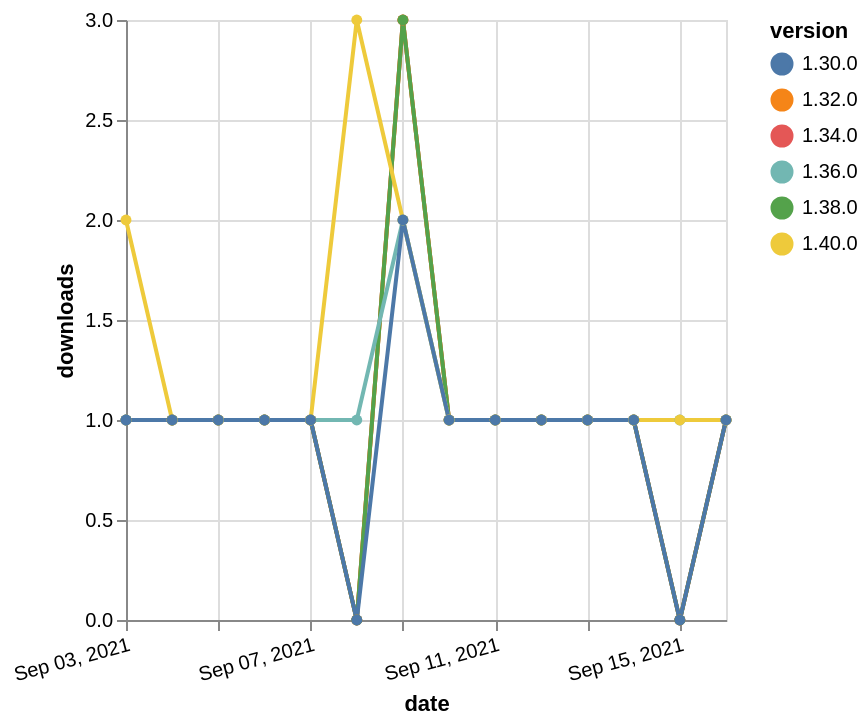

Write a Vega-Lite specification for this figure.
### Vega-Lite specification from a JSON file in a GitHub repository (floating-point values rounded to 4 significant figures)
{"$schema": "https://vega.github.io/schema/vega-lite/v5.json", "description": "A simple bar chart with embedded data.", "data": {"values": [{"date": "2021-09-03", "total": 186, "delta": 1, "version": "1.34.0"}, {"date": "2021-09-04", "total": 187, "delta": 1, "version": "1.34.0"}, {"date": "2021-09-05", "total": 188, "delta": 1, "version": "1.34.0"}, {"date": "2021-09-06", "total": 189, "delta": 1, "version": "1.34.0"}, {"date": "2021-09-07", "total": 190, "delta": 1, "version": "1.34.0"}, {"date": "2021-09-08", "total": 190, "delta": 0, "version": "1.34.0"}, {"date": "2021-09-09", "total": 193, "delta": 3, "version": "1.34.0"}, {"date": "2021-09-10", "total": 194, "delta": 1, "version": "1.34.0"}, {"date": "2021-09-11", "total": 195, "delta": 1, "version": "1.34.0"}, {"date": "2021-09-12", "total": 196, "delta": 1, "version": "1.34.0"}, {"date": "2021-09-13", "total": 197, "delta": 1, "version": "1.34.0"}, {"date": "2021-09-14", "total": 198, "delta": 1, "version": "1.34.0"}, {"date": "2021-09-15", "total": 198, "delta": 0, "version": "1.34.0"}, {"date": "2021-09-16", "total": 199, "delta": 1, "version": "1.34.0"}, {"date": "2021-09-03", "total": 184, "delta": 1, "version": "1.32.0"}, {"date": "2021-09-04", "total": 185, "delta": 1, "version": "1.32.0"}, {"date": "2021-09-05", "total": 186, "delta": 1, "version": "1.32.0"}, {"date": "2021-09-06", "total": 187, "delta": 1, "version": "1.32.0"}, {"date": "2021-09-07", "total": 188, "delta": 1, "version": "1.32.0"}, {"date": "2021-09-08", "total": 188, "delta": 0, "version": "1.32.0"}, {"date": "2021-09-09", "total": 191, "delta": 3, "version": "1.32.0"}, {"date": "2021-09-10", "total": 192, "delta": 1, "version": "1.32.0"}, {"date": "2021-09-11", "total": 193, "delta": 1, "version": "1.32.0"}, {"date": "2021-09-12", "total": 194, "delta": 1, "version": "1.32.0"}, {"date": "2021-09-13", "total": 195, "delta": 1, "version": "1.32.0"}, {"date": "2021-09-14", "total": 196, "delta": 1, "version": "1.32.0"}, {"date": "2021-09-15", "total": 196, "delta": 0, "version": "1.32.0"}, {"date": "2021-09-16", "total": 197, "delta": 1, "version": "1.32.0"}, {"date": "2021-09-03", "total": 192, "delta": 1, "version": "1.38.0"}, {"date": "2021-09-04", "total": 193, "delta": 1, "version": "1.38.0"}, {"date": "2021-09-05", "total": 194, "delta": 1, "version": "1.38.0"}, {"date": "2021-09-06", "total": 195, "delta": 1, "version": "1.38.0"}, {"date": "2021-09-07", "total": 196, "delta": 1, "version": "1.38.0"}, {"date": "2021-09-08", "total": 196, "delta": 0, "version": "1.38.0"}, {"date": "2021-09-09", "total": 199, "delta": 3, "version": "1.38.0"}, {"date": "2021-09-10", "total": 200, "delta": 1, "version": "1.38.0"}, {"date": "2021-09-11", "total": 201, "delta": 1, "version": "1.38.0"}, {"date": "2021-09-12", "total": 202, "delta": 1, "version": "1.38.0"}, {"date": "2021-09-13", "total": 203, "delta": 1, "version": "1.38.0"}, {"date": "2021-09-14", "total": 204, "delta": 1, "version": "1.38.0"}, {"date": "2021-09-15", "total": 204, "delta": 0, "version": "1.38.0"}, {"date": "2021-09-16", "total": 205, "delta": 1, "version": "1.38.0"}, {"date": "2021-09-03", "total": 160, "delta": 1, "version": "1.36.0"}, {"date": "2021-09-04", "total": 161, "delta": 1, "version": "1.36.0"}, {"date": "2021-09-05", "total": 162, "delta": 1, "version": "1.36.0"}, {"date": "2021-09-06", "total": 163, "delta": 1, "version": "1.36.0"}, {"date": "2021-09-07", "total": 164, "delta": 1, "version": "1.36.0"}, {"date": "2021-09-08", "total": 165, "delta": 1, "version": "1.36.0"}, {"date": "2021-09-09", "total": 167, "delta": 2, "version": "1.36.0"}, {"date": "2021-09-10", "total": 168, "delta": 1, "version": "1.36.0"}, {"date": "2021-09-11", "total": 169, "delta": 1, "version": "1.36.0"}, {"date": "2021-09-12", "total": 170, "delta": 1, "version": "1.36.0"}, {"date": "2021-09-13", "total": 171, "delta": 1, "version": "1.36.0"}, {"date": "2021-09-14", "total": 172, "delta": 1, "version": "1.36.0"}, {"date": "2021-09-15", "total": 173, "delta": 1, "version": "1.36.0"}, {"date": "2021-09-16", "total": 174, "delta": 1, "version": "1.36.0"}, {"date": "2021-09-03", "total": 121, "delta": 2, "version": "1.40.0"}, {"date": "2021-09-04", "total": 122, "delta": 1, "version": "1.40.0"}, {"date": "2021-09-05", "total": 123, "delta": 1, "version": "1.40.0"}, {"date": "2021-09-06", "total": 124, "delta": 1, "version": "1.40.0"}, {"date": "2021-09-07", "total": 125, "delta": 1, "version": "1.40.0"}, {"date": "2021-09-08", "total": 128, "delta": 3, "version": "1.40.0"}, {"date": "2021-09-09", "total": 130, "delta": 2, "version": "1.40.0"}, {"date": "2021-09-10", "total": 131, "delta": 1, "version": "1.40.0"}, {"date": "2021-09-11", "total": 132, "delta": 1, "version": "1.40.0"}, {"date": "2021-09-12", "total": 133, "delta": 1, "version": "1.40.0"}, {"date": "2021-09-13", "total": 134, "delta": 1, "version": "1.40.0"}, {"date": "2021-09-14", "total": 135, "delta": 1, "version": "1.40.0"}, {"date": "2021-09-15", "total": 136, "delta": 1, "version": "1.40.0"}, {"date": "2021-09-16", "total": 137, "delta": 1, "version": "1.40.0"}, {"date": "2021-09-03", "total": 252, "delta": 1, "version": "1.30.0"}, {"date": "2021-09-04", "total": 253, "delta": 1, "version": "1.30.0"}, {"date": "2021-09-05", "total": 254, "delta": 1, "version": "1.30.0"}, {"date": "2021-09-06", "total": 255, "delta": 1, "version": "1.30.0"}, {"date": "2021-09-07", "total": 256, "delta": 1, "version": "1.30.0"}, {"date": "2021-09-08", "total": 256, "delta": 0, "version": "1.30.0"}, {"date": "2021-09-09", "total": 258, "delta": 2, "version": "1.30.0"}, {"date": "2021-09-10", "total": 259, "delta": 1, "version": "1.30.0"}, {"date": "2021-09-11", "total": 260, "delta": 1, "version": "1.30.0"}, {"date": "2021-09-12", "total": 261, "delta": 1, "version": "1.30.0"}, {"date": "2021-09-13", "total": 262, "delta": 1, "version": "1.30.0"}, {"date": "2021-09-14", "total": 263, "delta": 1, "version": "1.30.0"}, {"date": "2021-09-15", "total": 263, "delta": 0, "version": "1.30.0"}, {"date": "2021-09-16", "total": 264, "delta": 1, "version": "1.30.0"}]}, "width": "container", "mark": {"type": "line", "point": {"filled": true}}, "encoding": {"x": {"field": "date", "type": "temporal", "timeUnit": "yearmonthdate", "title": "date", "axis": {"labelAngle": -15}}, "y": {"field": "delta", "type": "quantitative", "title": "downloads"}, "color": {"field": "version", "type": "nominal"}, "tooltip": {"field": "delta"}}}
